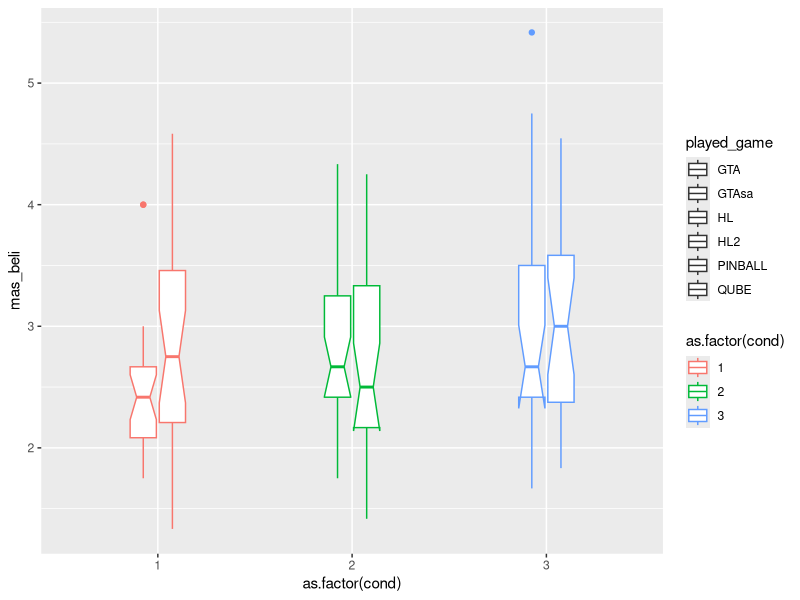
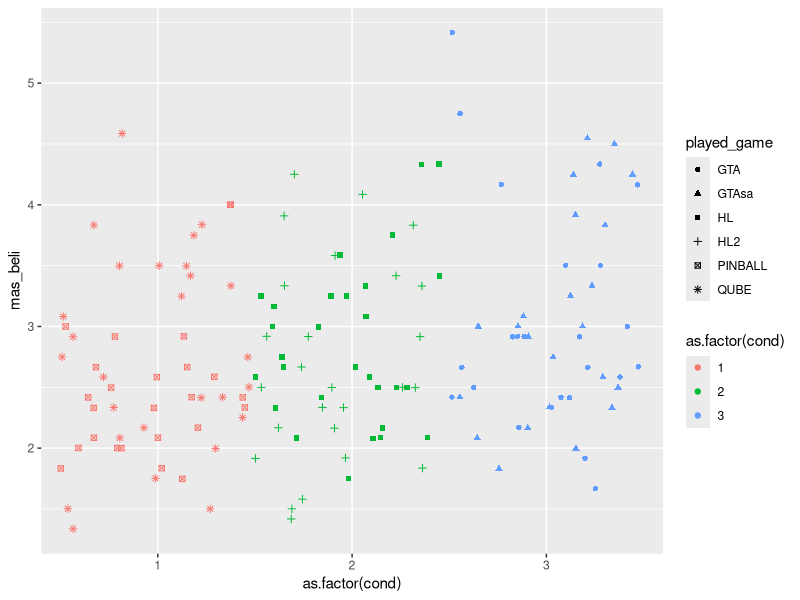
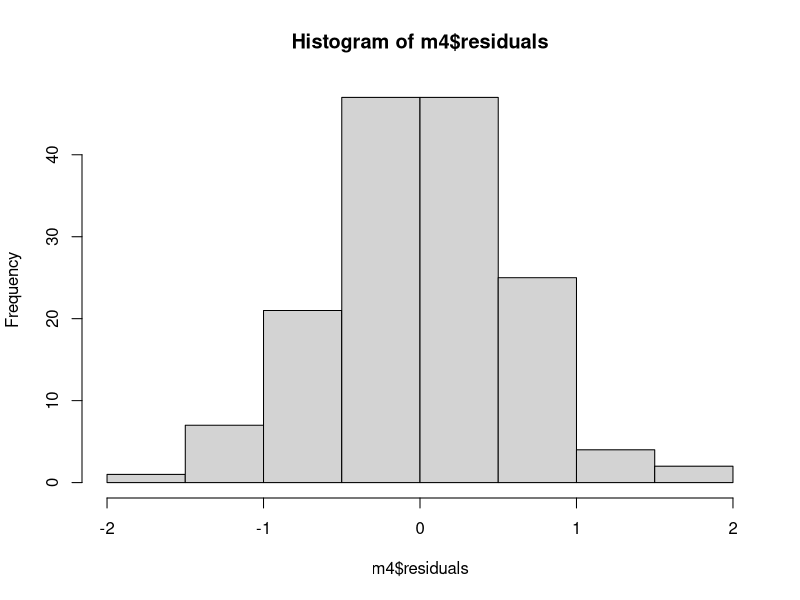
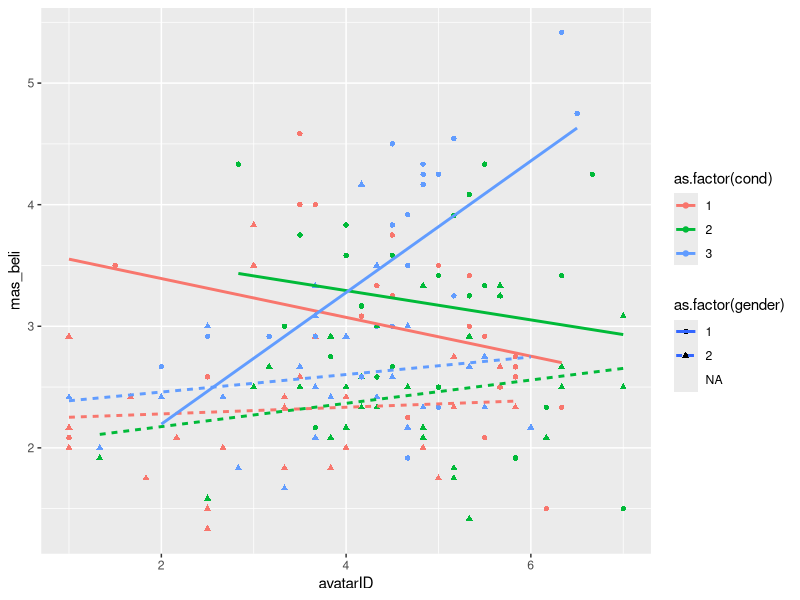
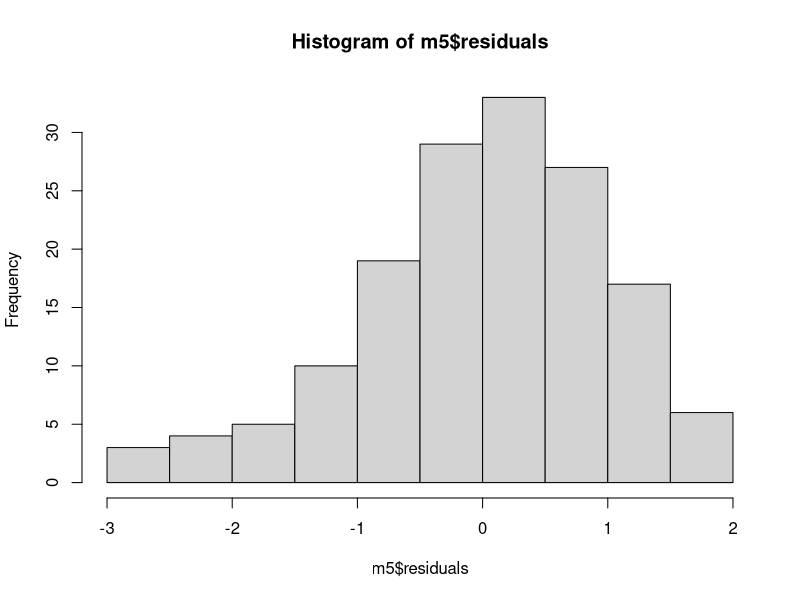
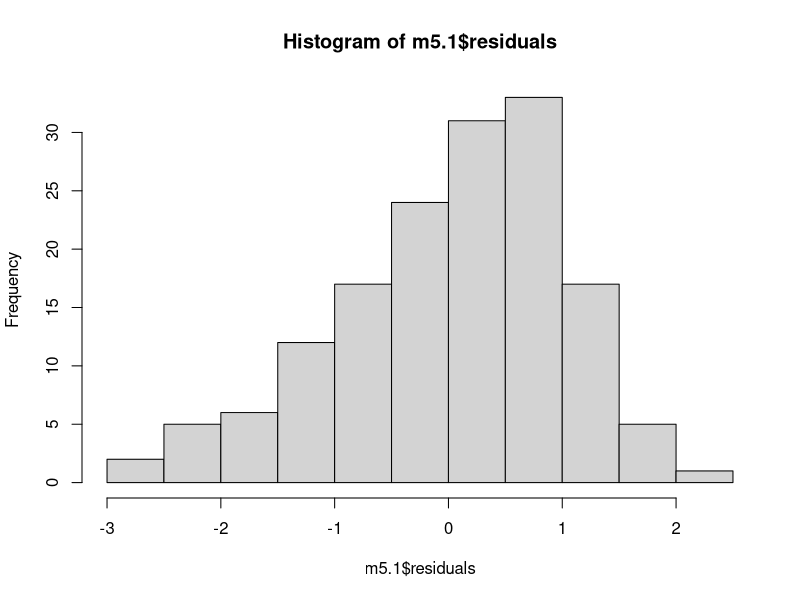
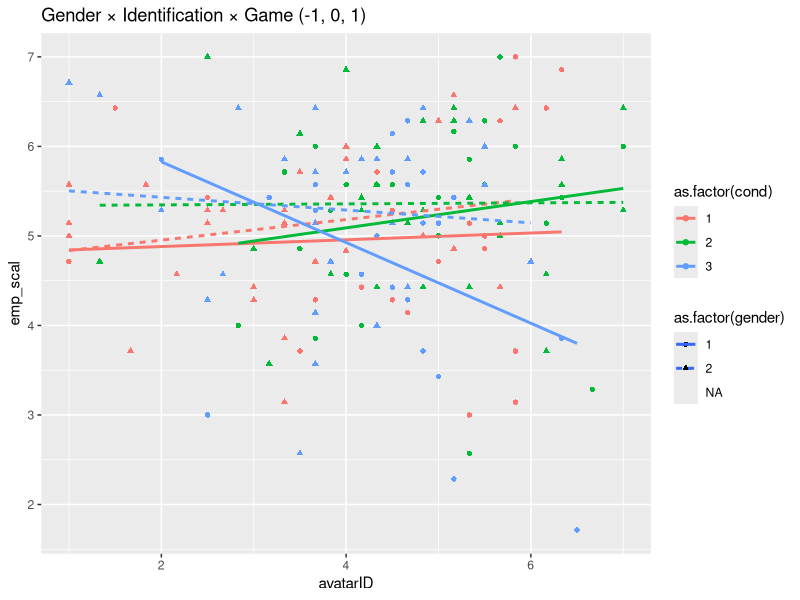
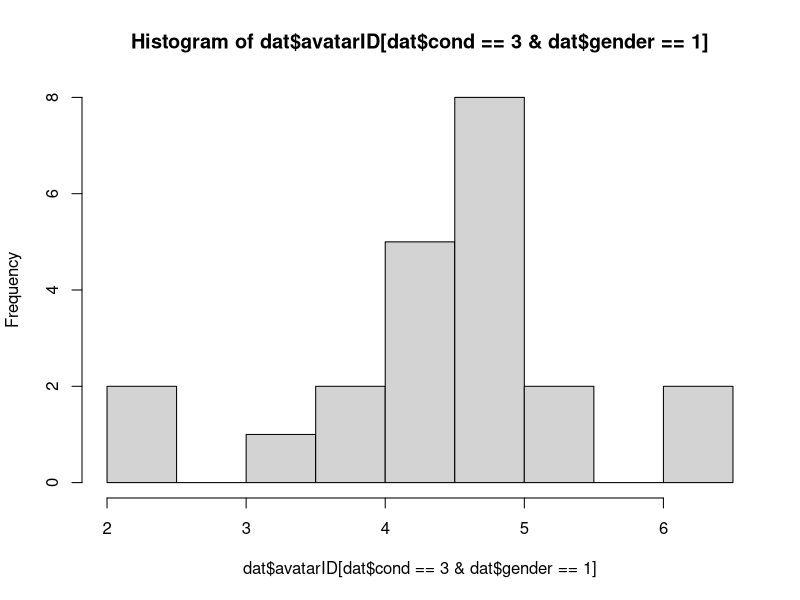

These figures' R source, in order: (Note: this script raises an error after producing the figures.)
# re-analysis of Gabbiadini et al. 2016
library(psych)
library(dplyr)
library(magrittr)
library(ggplot2)
library(lavaan)
library(car)

dat = read.csv("data_set_PLOS.csv")
table(dat$played_game, dat$condition, useNA = 'always')
table(dat$played_game, dat$cond, useNA = 'always')

# Experimental assignment
dat %>% 
  select(played_game:cond) %>% 
  distinct

# Avatar identification
dat %>% 
  select(avatar_id_embodied_presence1:avatar_id_char_empathy4) %>% 
  glimpse

# Masculine beliefs
dat %>% 
  select(MRNI1_aggr:MRNI15_restremotionality) %>% 
  glimpse

# Do these really belong together -- "demonstrate physical prowess" v 
# "use any means to 'convince' a girl to have sex"
dat %>% 
  select(MRNI1_aggr:MRNI15_restremotionality) %>% 
  psych::alpha()
# I guess so.  

# Empathy for victim?
dat %>% 
  select(Empathy_comprensione:Empathy_disinteresseR) %>% 
  glimpse

# Game rating. Was there a Game_rating_involvement1?
dat %>% 
  select(game_rating_involvement2_eccitante:game_rating_involvement3_coinvolgente) %>% 
  glimpse


# Analysis ---
# Effects of game on empathy towards women -- zilch ----
# I'm guessing "emp_scal" is their outcome -- empathy towards female violence victim
dat %>% 
  select(Empathy_comprensione:Empathy_disinteresse) %>% 
  psych::alpha(check.keys = T)

dat %>% 
  select(Empathy_comprensione:Empathy_disinteresse, emp_scal) %>% 
  cor(use = "pairwise") %>% 
  round(3)

m1 = aov(emp_scal ~ as.factor(condition), data = dat)
summary(m1)
TukeyHSD(m1) 

m1.1 = lm(emp_scal ~ cond, data = dat)
summary(m1.1)

tapply(dat$emp_scal, dat$cond, mean, na.rm = T)

# Moderated by gender?
m1.2 = lm(emp_scal ~ condition * as.factor(gender), data = dat)
summary(m1.2)
Anova(m1.2, type = 3) # No

# Get means by gender
tapply(dat$emp_scal, INDEX = list(dat$condition, dat$gender), FUN = mean, na.rm = T)
aov(emp_scal ~ condition, data = dat[dat$gender == 1,]) %>% TukeyHSD()
# No differences even among men

# Effects of game on masculine beliefs ----
# ANOVA
m2 = aov(mas_beli ~ condition, data = dat)
summary(m2)
TukeyHSD(m2) # GTA differs from nonviolent, p = .03

# Linear contrast
m2.1 = lm(mas_beli ~ cond, data = dat)
summary(m2.1)

ggplot(dat, aes(x = as.factor(cond), y = mas_beli, 
                col = as.factor(cond), shape = played_game)) +
  geom_boxplot(width = .3, notch = T)

ggplot(dat, aes(x = as.factor(cond), y = mas_beli, 
                col = as.factor(cond), shape = played_game)) +
  geom_point(position = position_jitter(width = .5))

# Identification with game character ----
# Greatest identification in half-life
m3 = aov(avatarID ~ condition, data = dat)
summary(m3)
TukeyHSD(m3) # HL is greater than GTA, greater than Qube/pinball

# compare to total scale
m3.1 = aov(avatar_id ~ condition, data = dat)
summary(m3.1)
TukeyHSD(m3.1) # HL is greater than GTA, greater than Qube/pinball

# Our predicted 3-way interaction between game, gender, and identification ---
m4 = lm(mas_beli ~ condition*as.factor(gender)*avatarID, data = dat)
summary(m4)
hist(m4$residuals)

ggplot(dat, aes(x = avatarID, y = mas_beli, col = as.factor(cond), 
                lty = as.factor(gender), shape = as.factor(gender))) +
  geom_point() + 
  geom_smooth(method = "lm", se = F)

# Does that 3-way interaction generalize to the primary outcome? ---
m5 = lm(emp_scal ~ as.factor(cond)*as.factor(gender)*avatarID, data = dat)
summary(m5) # No it does not
hist(m5$residuals)
Anova(m5, type = 3)

# Ordinal code?
m5.1 = lm(emp_scal ~ cond*as.factor(gender)*avatarID, data = dat)
summary(m5.1) # Still the answer is no
hist(m5.1$residuals)
Anova(m5.1, type = 3)

ggplot(dat, aes(x = avatarID, y = emp_scal, col = as.factor(cond), 
                lty = as.factor(gender), shape = as.factor(gender))) +
  geom_point() + 
  geom_smooth(method = 'lm', se = F) +
  ggtitle("Gender × Identification × Game (-1, 0, 1)")

# Kinda? But not significantly so.

# So just how many highly-identified violent male gamers are there?
hist(dat$avatarID[dat$cond == 3 & dat$gender == 1], breaks = 7)
sum(dat$avatarID[dat$cond == 3 & dat$gender == 1] > 4) # about 17
length(dat$avatarID[dat$cond == 3 & dat$gender == 1]) # out of 22

ggplot(dat, aes(x = mas_beli, y = emp_scal, col = as.factor(gender))) +
  geom_point() +
  geom_smooth(method = "lm")

# Were these two factors correlated in the control group? Yeah
dat %>% 
  filter(cond == 1) %>% 
  select(gender, mas_beli, emp_scal) %>% 
  cor(use = 'pairwise') %>% 
  round(3)

dat %>% 
  filter(cond == 1) %>% 
  ggplot(aes(x = mas_beli, y = emp_scal, col = as.factor(gender))) +
  geom_point() + 
  geom_smooth(method = "lm")

# Not sure if I'm contrast-coding this correctly
model.check = lm(emp_scal ~ mas_beli * C(as.factor(gender), "contr.treatment"), data = dat, subset = cond == 1)
summary(model.check)

# SEM ----
modelSEM = {
  "emp_scal ~ mas_beli
  mas_beli ~ cond101 + gend_con + avatad_IDcent +
              gender_codxcond101 + avatad_IDcentxgendercod + avatad_IDcentxcond101 +
              avatad_IDcentxgendercodxcond101"
}

model.sem = sem(modelSEM, data = dat)
summary(model.sem)



# How many have avatar_id > 4.29?
dat %>% 
  filter(condition == "GTA", gender == 1) %>% 
  select(avatarID)

dat %>% 
  filter(condition == "GTA", gender == 1) %>% 
  with(., hist(avatarID))

dat %>% 
  filter(condition == "GTA", gender == 1) %>% 
  with(., hist(avatarID, breaks = c(2, 3, 4, 4.2583, 5, 6, 7), freq = T))
abline(v = 4.2583, col = "red", lwd = 2)

dat %>% 
  filter(condition == "GTA", gender == 1) %>% 
  with(., table(avatarID > 4.2583))
  
# Why are avatar_id and avatarID different?
with(dat, plot(avatarID, avatar_id))

# avatarID seems to be the one used in the process model
with(dat, plot(avatarID, avatad_IDcent))

# Why do avatarID and avatar_id differ?
# AvatarID is just the "embodied presence" subscale of the identification measure
# Embodied presence subscale:
dat %>% 
  select(avatar_id_embodied_presence1:avatar_id_embodied_presence6) %>% 
  apply(1, FUN = mean) %T>% 
  plot(x = ., y = dat$avatarID, 
       main = "avatarID is embodied presence subscale",
       xlab = "subscale mean") %>%
  plot(x = ., y = dat$avatar_id,
       main = "avatar_id is not embodied presence subscale",
       xlab = "subscale mean") 

# Total measure mean:
dat %>% 
  select(avatar_id_embodied_presence1:avatar_id_char_empathy4) %>% 
  apply(1, FUN = mean) %T>% 
  plot(x = ., y = dat$avatarID, 
       main = "avatarID is not total measure mean",
       xlab = "Total measure mean") %>% 
  plot(x = ., y = dat$avatar_id, 
       main = "avatar_id is the total measure mean",
       xlab = "Total measure mean")  

# Are the means in table 2 avatarID or avatar_id?
tapply(dat$avatarID, dat$condition, FUN = mean) # matches
tapply(dat$avatar_id, dat$condition, FUN = mean) # does not match



# How about in GLM?
fit.x = lm(emp_scal ~ condition * as.factor(gend_con) * avatar_id, data = dat) 
summary(fit.x)

# Looking at models & plots within critical subset -----
# The critical region? Males w/ ID > 4.258
dat.crit = dat %>% 
  filter(avatarID > 4.2583, gend_con == 1) 

# Null results in total-sample GLM
m = lm(emp_scal ~ cond101*as.factor(gend_con)*avatarID, data = dat)
summary(m); Anova(m, type = 3)
# Null main effect in critical subsample GLM
m.crit = lm(emp_scal ~ cond101, data = dat.crit)
summary(m.crit); hist(m.crit$residuals)
# Significant interaction in critical subsample GLM
m.crit2 = lm(emp_scal ~ cond101*avatarID, data = dat.crit)
summary(m.crit2); hist(m.crit2$residuals)

# All subjects
ggplot(dat, aes(x = condition, y = emp_scal)) +
  geom_violin() +
  geom_boxplot(width = .2, notch = T) +
  ggtitle("All subjects")

# All males
dat %>% 
  filter(gend_con == 1) %>% 
  ggplot(aes(x = condition, y = emp_scal)) +
  geom_violin() +
  geom_boxplot(width = .2, notch = T) +
  ggtitle("All males")

# Critical region
ggplot(dat.crit, aes(x = condition, y = emp_scal)) +
  geom_violin() +
  geom_boxplot(width = .2, notch = T) +
  #geom_point(alpha = .25) +
  ggtitle("Only the Highly-Identified Males")

# Regression lines
ggplot(dat, aes(x = avatarID, y = emp_scal, col = condition, lty = as.factor(gend_con))) +
  geom_point() +
  geom_smooth(method = 'lm', se = F) +
  ggtitle("3-Way interaction among all subjects")

dat %>% 
  filter(gend_con == 1, avatarID > 4.25) %>% 
  ggplot(aes(x = avatarID, y = emp_scal, col = condition)) +
  geom_point() +
  geom_smooth(method = 'lm') +
  geom_point(data = dat, 
             aes(x = avatarID, y = emp_scal, col = condition), 
             alpha = .15) +
  ggtitle("Regression within only highly-identified males")

dat = dat %>% 
  mutate(crit_code = ifelse(dat$gend_con == 1 & dat$avatarID > 4.2583 & dat$condition == "GTA", "Yes", "No"))

ggplot(dat, aes(x = avatarID, y = emp_scal, col = crit_code)) +
  geom_point() +
  geom_smooth(method = "lm") +
  ggtitle("Empathy as function of critical combo")

ggplot(dat, aes(x = crit_code, y = emp_scal, col = crit_code)) +
  geom_violin() +
  geom_boxplot(width = .25, notch = T)

# Potential confound or non-random assignment of age ----
aov(age ~ condition, data = dat) %>% TukeyHSD
ggplot(dat, aes(x = age, fill = condition)) + geom_bar(stat = "count")
